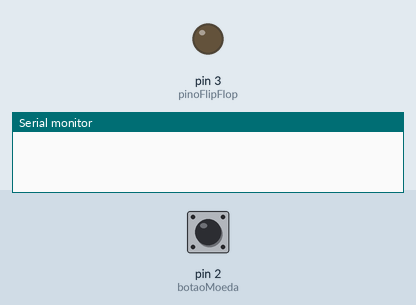
A sketch run on a simulated Arduino Uno, built with avr-gcc and run on an emulated ATmega328P. Parts: output pins drawn as LEDs (lit = HIGH), the last lines printed to the serial monitor. Inputs (shaded band) come from the test bench; at power-on: pin 2 (botaoMoeda) LOW.

Above: at 1.2 s.
1.3 s: pin 2 (botaoMoeda) pulled HIGH for 3.2 s
At 3.5 s:
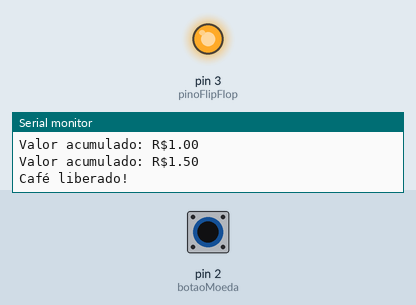
Timing chart, 0 to 6.3 s (numbered marks = the images above; inputs shaded):
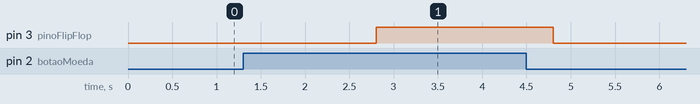

The sketch:

M_quina_caf_.ino
```cpp
const int botaoMoeda = 2;
const int pinoFlipFlop = 3;

int valorMoeda = 50;

int acumulado = 0;

void setup() {
  pinMode(botaoMoeda, INPUT);
  pinMode(pinoFlipFlop, OUTPUT);
  digitalWrite(pinoFlipFlop, LOW);
  Serial.begin(9600);
}

void loop() {
  if (digitalRead(botaoMoeda) == HIGH) {
    acumulado += valorMoeda;
    Serial.print("Valor acumulado: R$");
    Serial.println(acumulado / 100.0);
    delay(500);
  }

  if (acumulado >= 150) {
    digitalWrite(pinoFlipFlop, HIGH);
    Serial.println("Café liberado!");
    delay(2000);
    digitalWrite(pinoFlipFlop, LOW);
    acumulado -= 150;
    Serial.print("Troco: R$");
    Serial.println(acumulado / 100.0);
  }
}
```

Measured:
- after the input at 1.3 s, pin 3 (pinoFlipFlop): LOW → HIGH after 1.5 s, → LOW 2.0 s later
